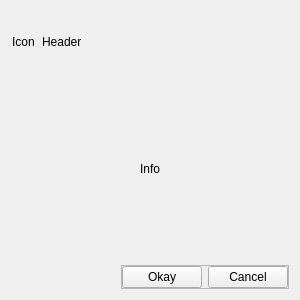
<?xml version="1.0" encoding="UTF-8"?>
<ui version="4.0">
 <class>Popup</class>
 <widget class="QWidget" name="Popup">
  <property name="geometry">
   <rect>
    <x>0</x>
    <y>0</y>
    <width>300</width>
    <height>300</height>
   </rect>
  </property>
  <property name="minimumSize">
   <size>
    <width>300</width>
    <height>300</height>
   </size>
  </property>
  <property name="windowTitle">
   <string>Form</string>
  </property>
  <layout class="QVBoxLayout" name="verticalLayout" stretch="1,3,0">
   <item>
    <layout class="QHBoxLayout" name="horizontalLayout" stretch="1,10">
     <item alignment="Qt::AlignmentFlag::AlignHCenter">
      <widget class="QLabel" name="icon">
       <property name="text">
        <string>Icon</string>
       </property>
      </widget>
     </item>
     <item alignment="Qt::AlignmentFlag::AlignLeft">
      <widget class="QLabel" name="header">
       <property name="text">
        <string>Header</string>
       </property>
      </widget>
     </item>
    </layout>
   </item>
   <item alignment="Qt::AlignmentFlag::AlignHCenter">
    <widget class="QLabel" name="message">
     <property name="text">
      <string>Info</string>
     </property>
    </widget>
   </item>
   <item alignment="Qt::AlignmentFlag::AlignRight">
    <widget class="QFrame" name="frame">
     <property name="frameShape">
      <enum>QFrame::Shape::StyledPanel</enum>
     </property>
     <property name="frameShadow">
      <enum>QFrame::Shadow::Raised</enum>
     </property>
     <layout class="QHBoxLayout" name="horizontalLayout_2">
      <property name="leftMargin">
       <number>0</number>
      </property>
      <property name="topMargin">
       <number>0</number>
      </property>
      <property name="rightMargin">
       <number>0</number>
      </property>
      <property name="bottomMargin">
       <number>0</number>
      </property>
      <item>
       <widget class="QPushButton" name="okbtn">
        <property name="text">
         <string>Okay</string>
        </property>
       </widget>
      </item>
      <item>
       <widget class="QPushButton" name="cancelbtn">
        <property name="text">
         <string>Cancel</string>
        </property>
       </widget>
      </item>
     </layout>
    </widget>
   </item>
  </layout>
 </widget>
 <resources/>
 <connections/>
</ui>
